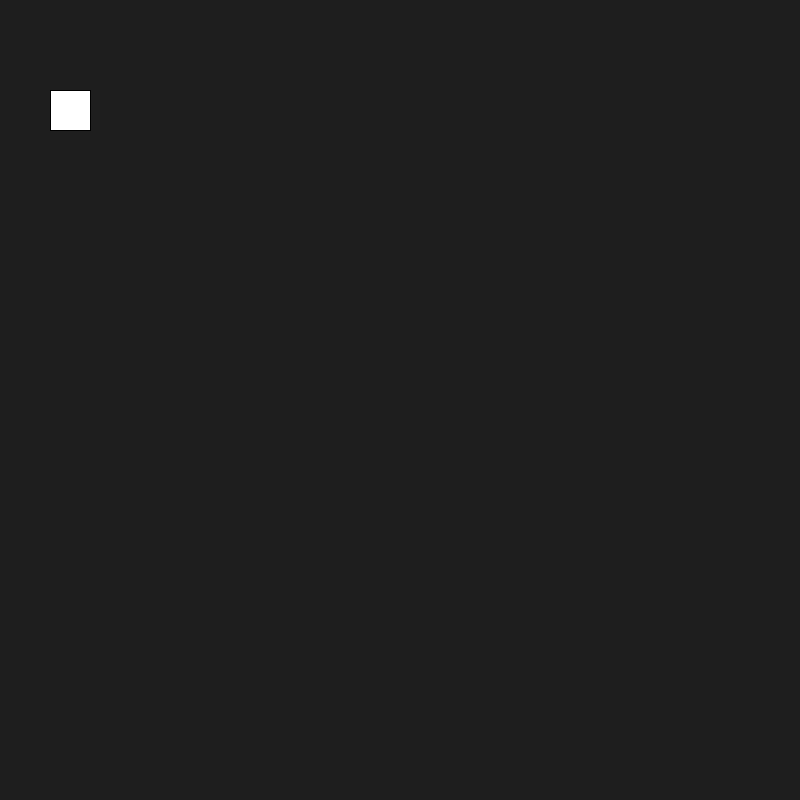
Frame 1 (no input)
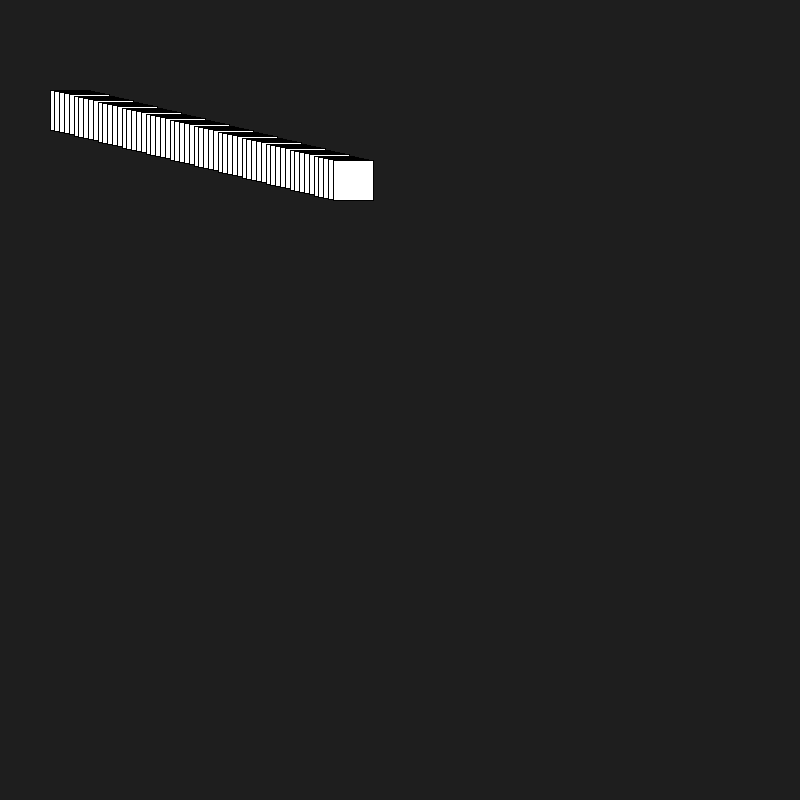
Frame 60 (the mouse pressed at the canvas centre just before this capture)
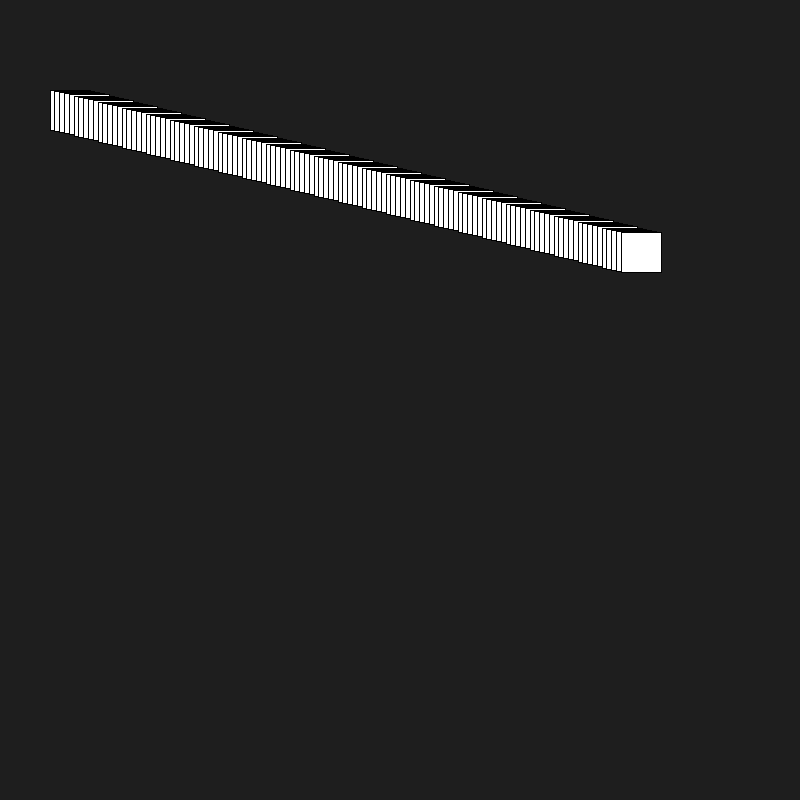
Frame 120 (the mouse held since frame 60 and released just before this capture)

The Processing sketch that drew these frames (run headless with seeded random() and noise(); from frame 60 on, the mouse is pressed at the canvas centre):

// Processing sketch: cours_03_rebond
// ── cours_03_rebond.pde
//function initialisation
void setup(){
  size(800,800);
  background(30);
}

float posX=50;
float vitX=4.8;
float posY=90;
float vitY=1.2;

//boucle "loop"
void draw(){
  //background(20);
  
  rect(posX,posY,40,40);
  
  posX=posX+vitX;
  posY=posY+vitY;
  
  if(posX>width-40){
    fill(255,50,50);
    vitX=vitX*-1;
    vitY=vitY+random(-1,1);
  }
  if(posY>height-40){
    fill(255,50,250);
    vitY=vitY*-1;
  }
  if(posX<0){
    fill(5,250,50);
    vitX=vitX*-1;
  }
  if(posY<0){
    fill(random(255));
    vitY=vitY*-1;
  }
}
